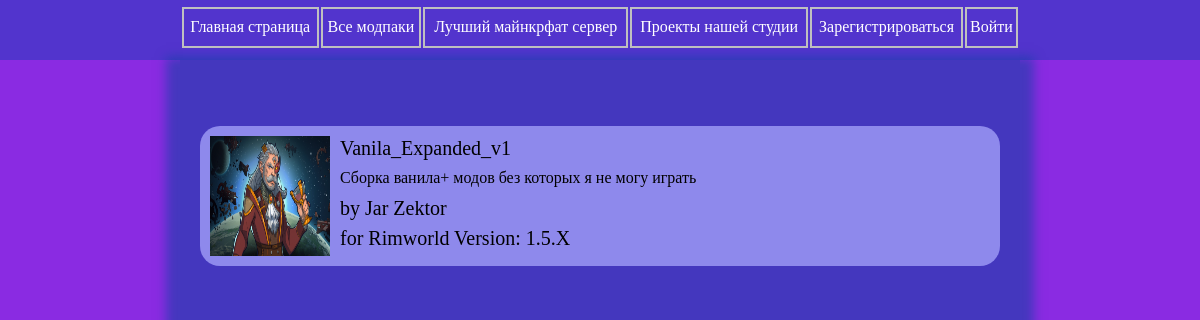
/rimworld, run on the app's committed database.
### data/mods.py (models this page shows)
class Mods(SqlAlchemyBase):
    __tablename__ = 'mods'
    id = sqlalchemy.Column(sqlalchemy.Integer, primary_key=True, autoincrement=True)
    author_name = sqlalchemy.Column(sqlalchemy.String, nullable=False)
    game_image = sqlalchemy.Column(sqlalchemy.String, nullable=True)
    game_name = sqlalchemy.Column(sqlalchemy.String, nullable=False)
    visible_game_name = sqlalchemy.Column(sqlalchemy.String, nullable=False)
    mod_name = sqlalchemy.Column(sqlalchemy.String, nullable=False, unique=True)
    visible_mod_name = sqlalchemy.Column(sqlalchemy.String, nullable=False, unique=True)
    game_version = sqlalchemy.Column(sqlalchemy.String, nullable=False)
    description = sqlalchemy.Column(sqlalchemy.String, nullable=True)
    about_mod = sqlalchemy.Column(sqlalchemy.String, nullable=True)
    download_guide = sqlalchemy.Column(sqlalchemy.String, nullable=False)
    game_link = sqlalchemy.Column(sqlalchemy.String, nullable=False)
    created_date = sqlalchemy.Column(sqlalchemy.DateTime, default=datetime.datetime.now)

### server.py (the view)
@app.route('/<string:Catalog>')
def allModsInCatalog(Catalog):
    if uncorrect_url(Catalog):
        return redirect('/')
    db_sess = db_session.create_session()
    if Catalog == 'modpacks':
        data = db_sess.query(Mods).all()
    else:
        data = db_sess.query(Mods).filter(Mods.game_name == Catalog).all()
    return render_template('modpacks.html', current_user=current_user, game_name=Catalog, mods=data)

### data/db_session.py (called while the page is built)
def create_session() -> Session:
    global __factory
    return __factory()

### server.py (called while the page is built)
def uncorrect_url(Catalog, Mod=None):
    all_category = ['minecraft', 'rimworld', 'lethal_company', 'project_zomboid',
                    'stardew_valley', '7_days_to_die', 'content_warning', 'modpacks']
    db_sess = db_session.create_session()
    all_mods = list(map(lambda x: x.mod_name, db_sess.query(Mods).all()))
    if (Catalog in all_category) and (Mod == None or Mod in all_mods):
        return False
    return True

### templates/modpacks.html (shortened to what this page needs)
<!DOCTYPE html>
<html>
    <head>
        <link rel="stylesheet" href="../static/css/base.css">
        <link rel="stylesheet" href="../static/css/modpacks.css">
    </head>
    <body>
        <header>
            <table width="70%" height="60px" align="center">
                    <td><a href="/"><div>Главная страница</div></a></td>
                    <td><a href="/modpacks"><div>Все модпаки</div></a></td>
                    <td><a href="/smk" title="СМК"><div>Лучший майнкрфат сервер</div></a></td>
                    <td><a href="/belj_games_studio"><div>Проекты нашей студии</div></a></td>
                    {% if current_user.is_authenticated %}
                        <td><a href="/creator"><div>Добавить модпак</div></a></td>
                        <td><a href="/logout"><div>Выйти из аккаунта</div></a></td>
                    {% else %}
                        <td><a href="/register"><div>Зарегистрироваться</div></a></td>
                        <td><a href="/login"><div>Войти</div></a></td>
                    {% endif %}
            </table>
        </header>
        <main align="center">
            <ul class="tiles_list" type="none">
                <li>
                    {% for mod in mods %}
                        <a href="/{{mod.game_name}}/{{mod.mod_name}}" class="mod_link">
                            <div class="mod_tab" align="left">
                                <div class="art">
                                    <img src={{mod.game_image}} alt={{mod.visible_mod_name}} width="120" height="120">
                                </div>
                                <div class="text">
                                    <span class="name">{{mod.visible_mod_name}}</span>
                                    <span class="description">{{mod.description}}</span>
                                    <span class="author">by {{mod.author_name}}</span>
                                    <span class="game_info">for {{mod.visible_game_name}} Version: {{mod.game_version}}</span>
                                </div>
                            </div><br>
                        </a>
                    {% endfor %}
                </li>
            </ul>
        </main>
    </body>
</html>

### static/css/base.css (style rules this page uses)
body { background-image: url(../img/mountains.png); background-size: cover; background-position: top; background-repeat: no-repeat; background-color: blueviolet; margin: 0px; }
header { background-color: rgba(69, 54, 201, 0.801); }
header table { padding-top: 5px; padding-bottom: 10px; max-width: 1400px; }
header table td { border: 2px solid silver; }
header table td a { height: 100%; display: block; text-decoration: none; text-align: center; color:#fff; }
header table td a div { padding-top: 8px; }
main { max-width: 70%; position: relative; left: 15%; background-color:rgba(0, 68, 156, 0.5); box-shadow: 0 11px 10px 14px rgba(0, 68, 156, 0.5); padding-top: 50px; display: block; min-height: 88.7vh; }

### static/css/modpacks.css (style rules this page uses)
.mod_link { text-decoration: none; color:#000; }
.mod_tab { display: grid; position: relative; left: -20px; padding: 10px 10px 10px 10px; grid-template-areas: "art . text"; grid-template-columns: 130px 12px; background-color: rgb(142, 137, 236); border-radius: 20px; cursor: pointer; }
.mod_tab .art { width: 120px; height: 120px; }
.mod_tab .text .name { grid-area: name; font-size: 20px; line-height: 24px; max-width: 560px; min-width: 0; }
.mod_tab .text .author { grid-area: author; font-size: 20px; line-height: 24px; max-width: 560px; min-width: 0; }
.mod_tab .text .description { grid-area: desc; font-size: 16px; line-height: 24px; min-width: 0; }
.mod_tab .text .game_info { grid-area: game; font-size: 20px; line-height: 24px; max-width: 560px; min-width: 0; }
.mod_tab .text { display: grid; grid-template-areas: "name" "desc" "author" "game"; grid-template-rows: 30px 30px 30px 30px; grid-template-columns: 600px; }

### data on the page
Mods: game_image (picture), visible_mod_name "Vanila_Expanded_v1", description "Сборка ванила+ модов без которых я не могу играть", author_name "Jar Zektor", visible_game_name "Rimworld", game_version "1.5.X"
